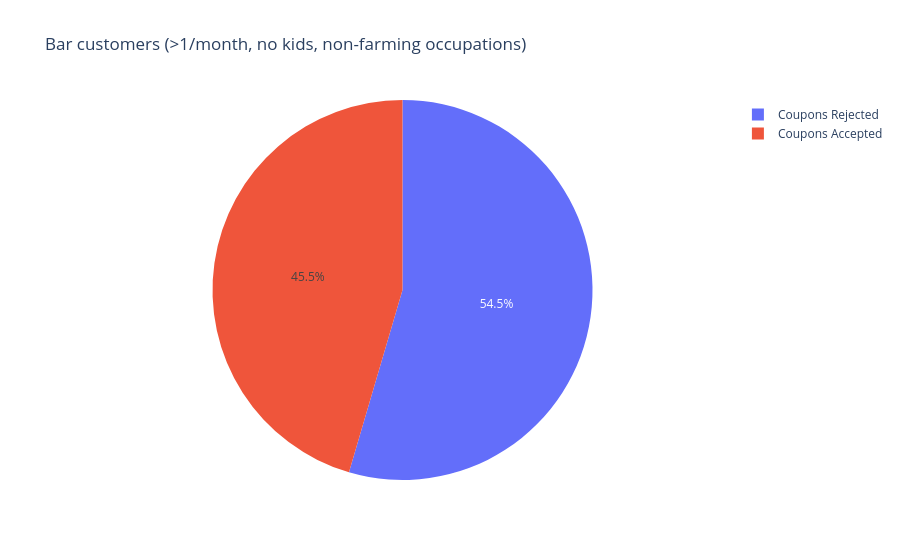
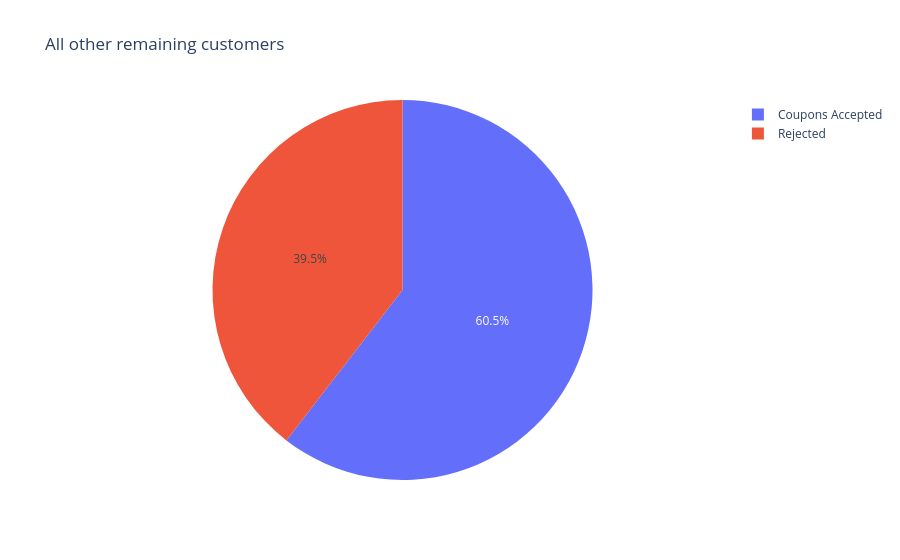

The cell these charts' notebook holds for them, in order:
### Markdown cell above
5. Use the same process to compare the acceptance rate between drivers who go to bars more than once a month and had passengers that were not a kid and had occupations other than farming, fishing, or forestry.

### Code cell
# who go to bars more than once a month and had passengers that were not a kid and had occupations other than farming, fishing, or forestry
Bar_frequent = data[data['Bar'].isin(['4-8', 'gt8', '1~3'])]
Bar_no_kids = Bar_frequent[Bar_frequent['passanger'] != 'Kid(s)']
Bar_specific_group = Bar_no_kids[~Bar_no_kids['occupation'].isin(['Farming Fishing & Forestry'])]

# All other remaining customers (complement of the above group)
Other_customers = data[~((data['Bar'].isin(['4-8', 'gt8', '1~3'])) & 
                        (data['passanger'] != 'Kid(s)') & 
                        (~data['occupation'].isin(['Farming Fishing & Forestry'])))]

# Count coupon acceptance for both groups
coupons_specific_accepted = Bar_specific_group['Y'].value_counts()
coupons_other_accepted = Other_customers['Y'].value_counts()

print("Bar customers (frequent visitors, no kids, specific occupations):")
print(coupons_specific_accepted)
print("\nAll other customers:")
print(coupons_other_accepted)

# Create pie charts for comparison
fig1 = px.pie(Bar_specific_group, 
              values=Bar_specific_group['Y'].value_counts(), 
              names=['Coupons Rejected','Coupons Accepted'],
              title="Bar customers (>1/month, no kids, non-farming occupations)")
fig1.show()

fig2 = px.pie(Other_customers, 
              values=Other_customers['Y'].value_counts(), 
              names=['Coupons Accepted','Rejected'],
              title="All other remaining customers")
fig2.show()

### Figure 1 — Plotly figure (JSON) as saved in the notebook; plotly's stock layout.template omitted (floating-point values rounded to 4 significant figures)
{"data": [{"domain": {"x": [0, 1], "y": [0, 1]}, "hovertemplate": "label=%{label}<br>value=%{value}<extra></extra>", "labels": ["Coupons Rejected", "Coupons Accepted"], "legendgroup": "", "name": "", "showlegend": true, "type": "pie", "values": [12, 10]}], "layout": {"legend": {"tracegroupgap": 0}, "title": {"text": "Bar customers (>1/month, no kids, non-farming occupations)"}}}

### Figure 2 — Plotly figure (JSON) as saved in the notebook; plotly's stock layout.template omitted (floating-point values rounded to 4 significant figures)
{"data": [{"domain": {"x": [0, 1], "y": [0, 1]}, "hovertemplate": "label=%{label}<br>value=%{value}<extra></extra>", "labels": ["Coupons Accepted", "Rejected"], "legendgroup": "", "name": "", "showlegend": true, "type": "pie", "values": [52, 34]}], "layout": {"legend": {"tracegroupgap": 0}, "title": {"text": "All other remaining customers"}}}
